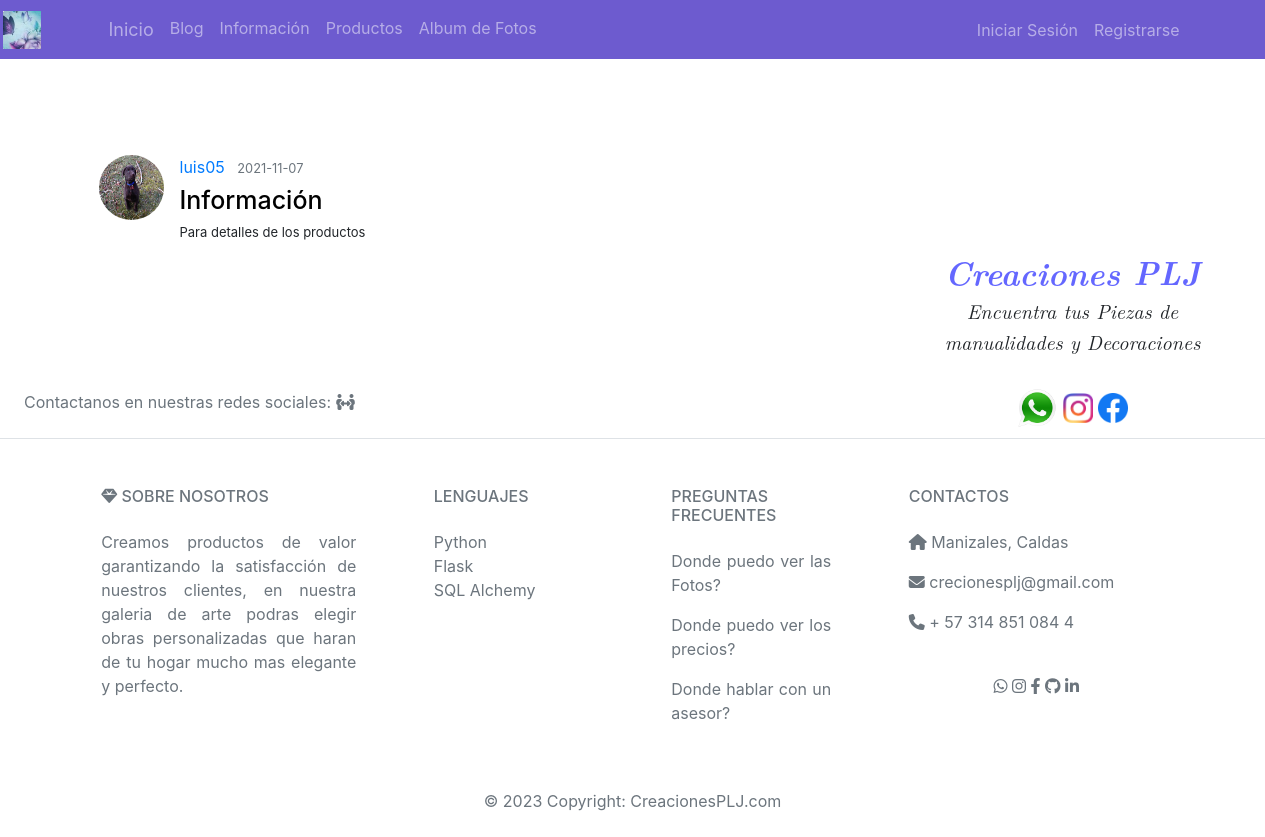
Screenshot of /post/2 with the database file from the repository.
### flaskblog/models.py (models this page shows, shortened)
class User(db.Model, UserMixin):
    id = db.Column(db.Integer, primary_key=True)
    username = db.Column(db.String(20), unique=True, nullable=False)
    email = db.Column(db.String(120), unique=True, nullable=False)
    image_file = db.Column(db.String(20), nullable=False, default='default.jpg')
    password = db.Column(db.String(60), nullable=False)
    posts = db.relationship('Post', backref='author', lazy=True)

class Post(db.Model):
    id = db.Column(db.Integer, primary_key=True)
    title = db.Column(db.String(100), nullable=False)
    date_posted = db.Column(db.DateTime, nullable=False, default=datetime.utcnow)
    content = db.Column(db.Text, nullable=False)
    user_id = db.Column(db.Integer, db.ForeignKey('user.id'), nullable=False)

### flaskblog/posts/routes.py (the view)
@posts.route("/post/<int:post_id>")
def post(post_id):
    post = Post.query.get_or_404(post_id)
    return render_template('post.html', title=post.title, post=post)

### flaskblog/templates/post.html (shortened to what this page needs)
{% extends "layout.html" %}
{% block content %}
<br></br>
<br></br>
  <article class="media content-section">
      <img class ="rounded-circle article-img" src="{{url_for('static', filename='profile_pics/' + post.author.image_file) }}">
      <div class="media-body">
          <div class="article-metadata">
          <a class="mr-2" href="{{ url_for('users.user_posts', username=post.author.username) }}">{{ post.author.username }}</a>
          <small class="text-muted">{{ post.date_posted.strftime('%Y-%m-%d') }}</small>
          </div>
          <h2 class="article-title">{{ post.title }}</h2>
          <p class="article-content">{{ post.content }}</p>
      </div>
  </article>
{% endblock content %}

### flaskblog/templates/css/style.css (style rules this page uses)
html,body,div,span,object,iframe,h1,h2,h3,h4,h5,h6,p,blockquote,pre,abbr,address,cite,code,del,dfn,em,img,ins,kbd,q,samp,small,strong,sub,sup,var,b,i,dl,dt,dd,ol,ul,li,fieldset,form,label,legend,table,caption,tbody,tfoot,thead,tr,th,td,article,aside,canvas,details,figcaption,figure,footer,header,hgroup,menu,nav,section,summary,time,mark,audio,video { margin:0;padding:0;border:0;outline:0;font-size:100%;vertical-align:baseline;background:transparent }
body { line-height:1 }
article,aside,details,figcaption,figure,footer,header,hgroup,menu,nav,section { display:block }
a { margin:0;padding:0;font-size:100%;vertical-align:baseline;background:transparent;text-decoration:none }
html,body { width:100%; height:100%; background:#111; }
html { -webkit-tap-highlight-color: rgba(0, 0, 0, 0); }
body { font:normal 75% Arial, Helvetica, sans-serif; }

### flaskblog/static/main.css (style rules this page uses)
body { background: rgb(250, 250, 250); }
h1, h2, h3, h4, h5, h6 { color: rgb(0, 0, 0); text-align: justify; }
p { text-align: justify; }
.text-muted { color: #000000; }
.content-section { background: #ffffff; padding: 10px 20px; border: 1px solid #ffffff; border-radius: 3px; }
.article-title { color: #000000; font-size: 25px; }
.article-content { white-space: pre-line; font-size: 13px; text-align: justify; }
.article-img { height: 65px; width: 65px; margin-right: 16px; }
.article-metadata { padding-bottom: 1px; margin-bottom: 4px; border-bottom: 1px solid #ffffff }

### rows the page displays
User: image_file (picture), author.username "luis05"
Post: date_posted "2021-11-07", title "Información", content "Para detalles de los productos"
